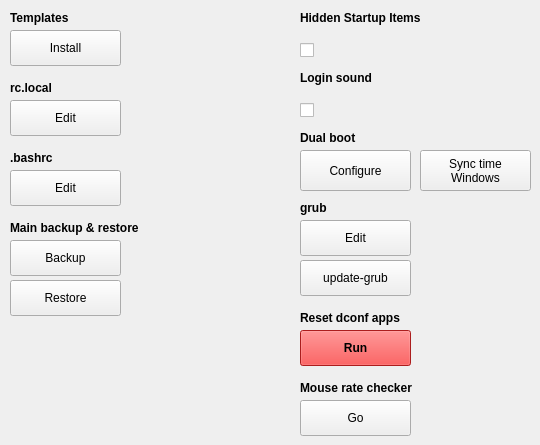
      <widget class="QWidget" name="tab_7">
       <attribute name="title">
        <string>Extras</string>
       </attribute>
       <widget class="QPushButton" name="installTemplatesButton">
        <property name="geometry">
         <rect>
          <x>10</x>
          <y>30</y>
          <width>111</width>
          <height>36</height>
         </rect>
        </property>
        <property name="whatsThis">
         <string/>
        </property>
        <property name="text">
         <string>Install</string>
        </property>
        <property name="iconSize">
         <size>
          <width>30</width>
          <height>30</height>
         </size>
        </property>
        <property name="shortcut">
         <string/>
        </property>
        <property name="checkable">
         <bool>false</bool>
        </property>
       </widget>
       <widget class="QLabel" name="label_5">
        <property name="geometry">
         <rect>
          <x>10</x>
          <y>10</y>
          <width>211</width>
          <height>16</height>
         </rect>
        </property>
        <property name="font">
         <font>
          <weight>75</weight>
          <bold>true</bold>
         </font>
        </property>
        <property name="text">
         <string>Templates</string>
        </property>
       </widget>
       <widget class="QLabel" name="label_34">
        <property name="geometry">
         <rect>
          <x>300</x>
          <y>10</y>
          <width>231</width>
          <height>16</height>
         </rect>
        </property>
        <property name="font">
         <font>
          <weight>75</weight>
          <bold>true</bold>
         </font>
        </property>
        <property name="text">
         <string>Hidden Startup Items</string>
        </property>
       </widget>
       <widget class="QLabel" name="label_35">
        <property name="geometry">
         <rect>
          <x>300</x>
          <y>70</y>
          <width>231</width>
          <height>16</height>
         </rect>
        </property>
        <property name="font">
         <font>
          <weight>75</weight>
          <bold>true</bold>
         </font>
        </property>
        <property name="text">
         <string>Login sound</string>
        </property>
       </widget>
       <widget class="QPushButton" name="runGrubcustomizerButton">
        <property name="geometry">
         <rect>
          <x>300</x>
          <y>150</y>
          <width>111</width>
          <height>41</height>
         </rect>
        </property>
        <property name="whatsThis">
         <string>&lt;html&gt;&lt;head/&gt;&lt;body&gt;&lt;p&gt;Launches grub-customizer&lt;/p&gt;&lt;/body&gt;&lt;/html&gt;</string>
        </property>
        <property name="text">
         <string>Configure</string>
        </property>
        <property name="iconSize">
         <size>
          <width>30</width>
          <height>30</height>
         </size>
        </property>
        <property name="shortcut">
         <string/>
        </property>
        <property name="checkable">
         <bool>false</bool>
        </property>
       </widget>
       <widget class="QLabel" name="label_32">
        <property name="geometry">
         <rect>
          <x>300</x>
          <y>130</y>
          <width>141</width>
          <height>16</height>
         </rect>
        </property>
        <property name="font">
         <font>
          <weight>75</weight>
          <bold>true</bold>
         </font>
        </property>
        <property name="text">
         <string>Dual boot</string>
        </property>
       </widget>
       <widget class="QLabel" name="label_37">
        <property name="geometry">
         <rect>
          <x>10</x>
          <y>220</y>
          <width>221</width>
          <height>16</height>
         </rect>
        </property>
        <property name="font">
         <font>
          <weight>75</weight>
          <bold>true</bold>
         </font>
        </property>
        <property name="text">
         <string>Main backup &amp; restore</string>
        </property>
       </widget>
       <widget class="QPushButton" name="openMainBackupButton">
        <property name="geometry">
         <rect>
          <x>10</x>
          <y>240</y>
          <width>111</width>
          <height>36</height>
         </rect>
        </property>
        <property name="toolTip">
         <string>&lt;html&gt;&lt;head/&gt;&lt;body&gt;&lt;p&gt;Files on Main backup:&lt;/p&gt;&lt;p&gt;sources.list.d&lt;/p&gt;&lt;p&gt;sources.list&lt;/p&gt;&lt;p&gt;sudoers.d&lt;/p&gt;&lt;p&gt;hosts&lt;/p&gt;&lt;p&gt;sudoers&lt;/p&gt;&lt;p&gt;templates&lt;/p&gt;&lt;p&gt;rc.local&lt;/p&gt;&lt;/body&gt;&lt;/html&gt;</string>
        </property>
        <property name="whatsThis">
         <string>&lt;html&gt;&lt;head/&gt;&lt;body&gt;&lt;p&gt;Each time you push, sources.list, sudoers and templates are copied on a folder, then you can restore them. This is ok if you want to return after crash.&lt;/p&gt;&lt;/body&gt;&lt;/html&gt;</string>
        </property>
        <property name="text">
         <string>Backup</string>
        </property>
        <property name="iconSize">
         <size>
          <width>30</width>
          <height>30</height>
         </size>
        </property>
        <property name="shortcut">
         <string/>
        </property>
        <property name="checkable">
         <bool>false</bool>
        </property>
       </widget>
       <widget class="QPushButton" name="openMainRestoreButton">
        <property name="geometry">
         <rect>
          <x>10</x>
          <y>280</y>
          <width>111</width>
          <height>36</height>
         </rect>
        </property>
        <property name="whatsThis">
         <string/>
        </property>
        <property name="text">
         <string>Restore</string>
        </property>
        <property name="iconSize">
         <size>
          <width>30</width>
          <height>30</height>
         </size>
        </property>
        <property name="shortcut">
         <string/>
        </property>
        <property name="checkable">
         <bool>false</bool>
        </property>
       </widget>
       <widget class="QPushButton" name="openRCLocalButton">
        <property name="geometry">
         <rect>
          <x>10</x>
          <y>100</y>
          <width>111</width>
          <height>36</height>
         </rect>
        </property>
        <property name="whatsThis">
         <string/>
        </property>
        <property name="text">
         <string>Edit</string>
        </property>
        <property name="iconSize">
         <size>
          <width>30</width>
          <height>30</height>
         </size>
        </property>
        <property name="shortcut">
         <string/>
        </property>
        <property name="checkable">
         <bool>false</bool>
        </property>
       </widget>
       <widget class="QLabel" name="label_48">
        <property name="geometry">
         <rect>
          <x>10</x>
          <y>80</y>
          <width>141</width>
          <height>16</height>
         </rect>
        </property>
        <property name="font">
         <font>
          <weight>75</weight>
          <bold>true</bold>
         </font>
        </property>
        <property name="toolTip">
         <string>&lt;html&gt;&lt;head/&gt;&lt;body&gt;&lt;p&gt;&lt;span style=&quot; font-weight:400;&quot;&gt;Is for use by the system administrator. It is traditionally executed after all the normal system services are started, at the end of the process of switching to a multiuser runlevel. You might use it to start a custom service.&lt;/span&gt;&lt;/p&gt;&lt;/body&gt;&lt;/html&gt;</string>
        </property>
        <property name="whatsThis">
         <string>&lt;html&gt;&lt;head/&gt;&lt;body&gt;&lt;p&gt;&lt;br/&gt;&lt;/p&gt;&lt;/body&gt;&lt;/html&gt;</string>
        </property>
        <property name="text">
         <string>rc.local</string>
        </property>
       </widget>
       <widget class="QLabel" name="label_51">
        <property name="geometry">
         <rect>
          <x>300</x>
          <y>310</y>
          <width>221</width>
          <height>16</height>
         </rect>
        </property>
        <property name="font">
         <font>
          <weight>75</weight>
          <bold>true</bold>
         </font>
        </property>
        <property name="text">
         <string>Reset dconf apps</string>
        </property>
       </widget>
       <widget class="QPushButton" name="resetDconf">
        <property name="geometry">
         <rect>
          <x>300</x>
          <y>330</y>
          <width>111</width>
          <height>36</height>
         </rect>
        </property>
        <property name="palette">
         <palette>
          <active>
           <colorrole role="WindowText">
            <brush brushstyle="SolidPattern">
             <color alpha="255">
              <red>0</red>
              <green>0</green>
              <blue>0</blue>
             </color>
            </brush>
           </colorrole>
           <colorrole role="Button">
            <brush brushstyle="SolidPattern">
             <color alpha="255">
              <red>239</red>
              <green>41</green>
              <blue>41</blue>
             </color>
            </brush>
           </colorrole>
           <colorrole role="Light">
            <brush brushstyle="SolidPattern">
             <color alpha="255">
              <red>255</red>
              <green>147</green>
              <blue>147</blue>
             </color>
            </brush>
           </colorrole>
           <colorrole role="Midlight">
            <brush brushstyle="SolidPattern">
             <color alpha="255">
              <red>247</red>
              <green>94</green>
              <blue>94</blue>
             </color>
            </brush>
           </colorrole>
           <colorrole role="Dark">
            <brush brushstyle="SolidPattern">
             <color alpha="255">
              <red>119</red>
              <green>20</green>
              <blue>20</blue>
             </color>
            </brush>
           </colorrole>
           <colorrole role="Mid">
            <brush brushstyle="SolidPattern">
             <color alpha="255">
              <red>159</red>
              <green>27</green>
              <blue>27</blue>
             </color>
            </brush>
           </colorrole>
           <colorrole role="Text">
            <brush brushstyle="SolidPattern">
             <color alpha="255">
              <red>0</red>
              <green>0</green>
              <blue>0</blue>
             </color>
            </brush>
           </colorrole>
           <colorrole role="BrightText">
            <brush brushstyle="SolidPattern">
             <color alpha="255">
              <red>255</red>
              <green>255</green>
              <blue>255</blue>
             </color>
            </brush>
           </colorrole>
           <colorrole role="ButtonText">
            <brush brushstyle="SolidPattern">
             <color alpha="255">
              <red>0</red>
              <green>0</green>
              <blue>0</blue>
             </color>
            </brush>
           </colorrole>
           <colorrole role="Base">
            <brush brushstyle="SolidPattern">
             <color alpha="255">
              <red>255</red>
              <green>255</green>
              <blue>255</blue>
             </color>
            </brush>
           </colorrole>
           <colorrole role="Window">
            <brush brushstyle="SolidPattern">
             <color alpha="255">
              <red>239</red>
              <green>41</green>
              <blue>41</blue>
             </color>
            </brush>
           </colorrole>
           <colorrole role="Shadow">
            <brush brushstyle="SolidPattern">
             <color alpha="255">
              <red>0</red>
              <green>0</green>
              <blue>0</blue>
             </color>
            </brush>
           </colorrole>
           <colorrole role="AlternateBase">
            <brush brushstyle="SolidPattern">
             <color alpha="255">
              <red>247</red>
              <green>148</green>
              <blue>148</blue>
             </color>
            </brush>
           </colorrole>
           <colorrole role="ToolTipBase">
            <brush brushstyle="SolidPattern">
             <color alpha="255">
              <red>255</red>
              <green>255</green>
              <blue>220</blue>
             </color>
            </brush>
           </colorrole>
           <colorrole role="ToolTipText">
            <brush brushstyle="SolidPattern">
             <color alpha="255">
              <red>0</red>
              <green>0</green>
              <blue>0</blue>
             </color>
            </brush>
           </colorrole>
          </active>
          <inactive>
           <colorrole role="WindowText">
            <brush brushstyle="SolidPattern">
             <color alpha="255">
              <red>0</red>
              <green>0</green>
              <blue>0</blue>
             </color>
            </brush>
           </colorrole>
           <colorrole role="Button">
            <brush brushstyle="SolidPattern">
             <color alpha="255">
              <red>239</red>
              <green>41</green>
              <blue>41</blue>
             </color>
            </brush>
           </colorrole>
           <colorrole role="Light">
            <brush brushstyle="SolidPattern">
             <color alpha="255">
              <red>255</red>
              <green>147</green>
              <blue>147</blue>
             </color>
            </brush>
           </colorrole>
           <colorrole role="Midlight">
            <brush brushstyle="SolidPattern">
             <color alpha="255">
              <red>247</red>
              <green>94</green>
              <blue>94</blue>
             </color>
            </brush>
           </colorrole>
           <colorrole role="Dark">
            <brush brushstyle="SolidPattern">
             <color alpha="255">
              <red>119</red>
              <green>20</green>
              <blue>20</blue>
             </color>
            </brush>
           </colorrole>
           <colorrole role="Mid">
            <brush brushstyle="SolidPattern">
             <color alpha="255">
              <red>159</red>
              <green>27</green>
              <blue>27</blue>
             </color>
            </brush>
           </colorrole>
           <colorrole role="Text">
            <brush brushstyle="SolidPattern">
             <color alpha="255">
              <red>0</red>
              <green>0</green>
              <blue>0</blue>
             </color>
            </brush>
           </colorrole>
           <colorrole role="BrightText">
            <brush brushstyle="SolidPattern">
             <color alpha="255">
              <red>255</red>
              <green>255</green>
              <blue>255</blue>
             </color>
            </brush>
           </colorrole>
           <colorrole role="ButtonText">
            <brush brushstyle="SolidPattern">
             <color alpha="255">
              <red>0</red>
              <green>0</green>
              <blue>0</blue>
             </color>
            </brush>
           </colorrole>
           <colorrole role="Base">
            <brush brushstyle="SolidPattern">
             <color alpha="255">
              <red>255</red>
              <green>255</green>
              <blue>255</blue>
             </color>
            </brush>
           </colorrole>
           <colorrole role="Window">
            <brush brushstyle="SolidPattern">
             <color alpha="255">
              <red>239</red>
              <green>41</green>
              <blue>41</blue>
             </color>
            </brush>
           </colorrole>
           <colorrole role="Shadow">
            <brush brushstyle="SolidPattern">
             <color alpha="255">
              <red>0</red>
              <green>0</green>
              <blue>0</blue>
             </color>
            </brush>
           </colorrole>
           <colorrole role="AlternateBase">
            <brush brushstyle="SolidPattern">
             <color alpha="255">
              <red>247</red>
              <green>148</green>
              <blue>148</blue>
             </color>
            </brush>
           </colorrole>
           <colorrole role="ToolTipBase">
            <brush brushstyle="SolidPattern">
             <color alpha="255">
              <red>255</red>
              <green>255</green>
              <blue>220</blue>
             </color>
            </brush>
           </colorrole>
           <colorrole role="ToolTipText">
            <brush brushstyle="SolidPattern">
             <color alpha="255">
              <red>0</red>
              <green>0</green>
              <blue>0</blue>
             </color>
            </brush>
           </colorrole>
          </inactive>
          <disabled>
           <colorrole role="WindowText">
            <brush brushstyle="SolidPattern">
             <color alpha="255">
              <red>119</red>
              <green>20</green>
              <blue>20</blue>
             </color>
            </brush>
           </colorrole>
           <colorrole role="Button">
            <brush brushstyle="SolidPattern">
             <color alpha="255">
              <red>239</red>
              <green>41</green>
              <blue>41</blue>
             </color>
            </brush>
           </colorrole>
           <colorrole role="Light">
            <brush brushstyle="SolidPattern">
             <color alpha="255">
              <red>255</red>
              <green>147</green>
              <blue>147</blue>
             </color>
            </brush>
           </colorrole>
           <colorrole role="Midlight">
            <brush brushstyle="SolidPattern">
             <color alpha="255">
              <red>247</red>
              <green>94</green>
              <blue>94</blue>
             </color>
            </brush>
           </colorrole>
           <colorrole role="Dark">
            <brush brushstyle="SolidPattern">
             <color alpha="255">
              <red>119</red>
              <green>20</green>
              <blue>20</blue>
             </color>
            </brush>
           </colorrole>
           <colorrole role="Mid">
            <brush brushstyle="SolidPattern">
             <color alpha="255">
              <red>159</red>
              <green>27</green>
              <blue>27</blue>
             </color>
            </brush>
           </colorrole>
           <colorrole role="Text">
            <brush brushstyle="SolidPattern">
             <color alpha="255">
              <red>119</red>
              <green>20</green>
              <blue>20</blue>
             </color>
            </brush>
           </colorrole>
           <colorrole role="BrightText">
            <brush brushstyle="SolidPattern">
             <color alpha="255">
              <red>255</red>
              <green>255</green>
              <blue>255</blue>
             </color>
            </brush>
           </colorrole>
           <colorrole role="ButtonText">
            <brush brushstyle="SolidPattern">
             <color alpha="255">
              <red>119</red>
              <green>20</green>
              <blue>20</blue>
             </color>
            </brush>
           </colorrole>
           <colorrole role="Base">
            <brush brushstyle="SolidPattern">
             <color alpha="255">
              <red>239</red>
              <green>41</green>
              <blue>41</blue>
             </color>
            </brush>
           </colorrole>
           <colorrole role="Window">
            <brush brushstyle="SolidPattern">
             <color alpha="255">
              <red>239</red>
              <green>41</green>
              <blue>41</blue>
             </color>
            </brush>
           </colorrole>
           <colorrole role="Shadow">
            <brush brushstyle="SolidPattern">
             <color alpha="255">
              <red>0</red>
              <green>0</green>
              <blue>0</blue>
             </color>
            </brush>
           </colorrole>
           <colorrole role="AlternateBase">
            <brush brushstyle="SolidPattern">
             <color alpha="255">
              <red>239</red>
              <green>41</green>
              <blue>41</blue>
             </color>
            </brush>
           </colorrole>
           <colorrole role="ToolTipBase">
            <brush brushstyle="SolidPattern">
             <color alpha="255">
              <red>255</red>
              <green>255</green>
              <blue>220</blue>
             </color>
            </brush>
           </colorrole>
           <colorrole role="ToolTipText">
            <brush brushstyle="SolidPattern">
             <color alpha="255">
              <red>0</red>
              <green>0</green>
              <blue>0</blue>
             </color>
            </brush>
           </colorrole>
          </disabled>
         </palette>
        </property>
        <property name="font">
         <font>
          <weight>75</weight>
          <bold>true</bold>
          <stylestrategy>PreferDefault</stylestrategy>
         </font>
        </property>
        <property name="toolTip">
         <string>&lt;html&gt;&lt;head/&gt;&lt;body&gt;&lt;p&gt;&lt;span style=&quot; font-weight:400;&quot;&gt;Dangerous!! Push only if you know what are you doing&lt;/span&gt;&lt;/p&gt;&lt;/body&gt;&lt;/html&gt;</string>
        </property>
        <property name="whatsThis">
         <string>&lt;html&gt;&lt;head/&gt;&lt;body&gt;&lt;p&gt;&lt;br/&gt;&lt;/p&gt;&lt;/body&gt;&lt;/html&gt;</string>
        </property>
        <property name="text">
         <string>Run</string>
        </property>
        <property name="iconSize">
         <size>
          <width>30</width>
          <height>30</height>
         </size>
        </property>
        <property name="shortcut">
         <string/>
        </property>
        <property name="checkable">
         <bool>false</bool>
        </property>
       </widget>
       <widget class="QCheckBox" name="checkBoxHiddenStartupItems">
        <property name="geometry">
         <rect>
          <x>300</x>
          <y>30</y>
          <width>51</width>
          <height>41</height>
         </rect>
        </property>
        <property name="styleSheet">
         <string notr="true"/>
        </property>
        <property name="text">
         <string/>
        </property>
        <property name="iconSize">
         <size>
          <width>16</width>
          <height>16</height>
         </size>
        </property>
        <property name="tristate">
         <bool>false</bool>
        </property>
       </widget>
       <widget class="QCheckBox" name="checkBoxLoginSound">
        <property name="enabled">
         <bool>true</bool>
        </property>
        <property name="geometry">
         <rect>
          <x>300</x>
          <y>90</y>
          <width>51</width>
          <height>41</height>
         </rect>
        </property>
        <property name="styleSheet">
         <string notr="true"/>
        </property>
        <property name="text">
         <string/>
        </property>
        <property name="iconSize">
         <size>
          <width>16</width>
          <height>16</height>
         </size>
        </property>
        <property name="tristate">
         <bool>false</bool>
        </property>
       </widget>
       <widget class="QPushButton" name="goMouseRateCheckerButton">
        <property name="geometry">
         <rect>
          <x>300</x>
          <y>400</y>
          <width>111</width>
          <height>36</height>
         </rect>
        </property>
        <property name="whatsThis">
         <string>&lt;html&gt;&lt;head/&gt;&lt;body&gt;&lt;p&gt;Launches grub-customizer&lt;/p&gt;&lt;/body&gt;&lt;/html&gt;</string>
        </property>
        <property name="text">
         <string>Go</string>
        </property>
        <property name="iconSize">
         <size>
          <width>30</width>
          <height>30</height>
         </size>
        </property>
        <property name="shortcut">
         <string/>
        </property>
        <property name="checkable">
         <bool>false</bool>
        </property>
       </widget>
       <widget class="QLabel" name="label_33">
        <property name="geometry">
         <rect>
          <x>300</x>
          <y>380</y>
          <width>141</width>
          <height>16</height>
         </rect>
        </property>
        <property name="font">
         <font>
          <weight>75</weight>
          <bold>true</bold>
         </font>
        </property>
        <property name="text">
         <string>Mouse rate checker</string>
        </property>
       </widget>
       <widget class="QLabel" name="label_64">
        <property name="geometry">
         <rect>
          <x>300</x>
          <y>200</y>
          <width>141</width>
          <height>16</height>
         </rect>
        </property>
        <property name="font">
         <font>
          <weight>75</weight>
          <bold>true</bold>
         </font>
        </property>
        <property name="toolTip">
         <string>&lt;html&gt;&lt;head/&gt;&lt;body&gt;&lt;p&gt;&lt;span style=&quot; font-weight:400;&quot;&gt;Apt uses this file to lists the 'sources' from which packages can be obtained.&lt;/span&gt;&lt;/p&gt;&lt;/body&gt;&lt;/html&gt;</string>
        </property>
        <property name="text">
         <string>grub</string>
        </property>
       </widget>
       <widget class="QPushButton" name="editGrubButton">
        <property name="geometry">
         <rect>
          <x>300</x>
          <y>220</y>
          <width>111</width>
          <height>36</height>
         </rect>
        </property>
        <property name="whatsThis">
         <string/>
        </property>
        <property name="text">
         <string>Edit</string>
        </property>
        <property name="iconSize">
         <size>
          <width>30</width>
          <height>30</height>
         </size>
        </property>
        <property name="shortcut">
         <string/>
        </property>
        <property name="checkable">
         <bool>false</bool>
        </property>
       </widget>
       <widget class="QPushButton" name="updateGrubButton">
        <property name="geometry">
         <rect>
          <x>300</x>
          <y>260</y>
          <width>111</width>
          <height>36</height>
         </rect>
        </property>
        <property name="whatsThis">
         <string/>
        </property>
        <property name="text">
         <string>update-grub</string>
        </property>
        <property name="iconSize">
         <size>
          <width>30</width>
          <height>30</height>
         </size>
        </property>
        <property name="shortcut">
         <string/>
        </property>
        <property name="checkable">
         <bool>false</bool>
        </property>
       </widget>
       <widget class="QPushButton" name="runSyncTime">
        <property name="geometry">
         <rect>
          <x>420</x>
          <y>150</y>
          <width>111</width>
          <height>41</height>
         </rect>
        </property>
        <property name="whatsThis">
         <string>&lt;html&gt;&lt;head/&gt;&lt;body&gt;&lt;p&gt;Launches grub-customizer&lt;/p&gt;&lt;/body&gt;&lt;/html&gt;</string>
        </property>
        <property name="text">
         <string>Sync time
Windows</string>
        </property>
        <property name="iconSize">
         <size>
          <width>30</width>
          <height>30</height>
         </size>
        </property>
        <property name="shortcut">
         <string/>
        </property>
        <property name="checkable">
         <bool>false</bool>
        </property>
       </widget>
       <widget class="QLabel" name="label_49">
        <property name="geometry">
         <rect>
          <x>10</x>
          <y>150</y>
          <width>141</width>
          <height>16</height>
         </rect>
        </property>
        <property name="font">
         <font>
          <weight>75</weight>
          <bold>true</bold>
         </font>
        </property>
        <property name="toolTip">
         <string>&lt;html&gt;&lt;head/&gt;&lt;body&gt;&lt;p&gt;&lt;span style=&quot; font-weight:400;&quot;&gt;Is for use by the system administrator. It is traditionally executed after all the normal system services are started, at the end of the process of switching to a multiuser runlevel. You might use it to start a custom service.&lt;/span&gt;&lt;/p&gt;&lt;/body&gt;&lt;/html&gt;</string>
        </property>
        <property name="whatsThis">
         <string>&lt;html&gt;&lt;head/&gt;&lt;body&gt;&lt;p&gt;&lt;br/&gt;&lt;/p&gt;&lt;/body&gt;&lt;/html&gt;</string>
        </property>
        <property name="text">
         <string>.bashrc</string>
        </property>
       </widget>
       <widget class="QPushButton" name="openBashRCButton">
        <property name="geometry">
         <rect>
          <x>10</x>
          <y>170</y>
          <width>111</width>
          <height>36</height>
         </rect>
        </property>
        <property name="whatsThis">
         <string/>
        </property>
        <property name="text">
         <string>Edit</string>
        </property>
        <property name="iconSize">
         <size>
          <width>30</width>
          <height>30</height>
         </size>
        </property>
        <property name="shortcut">
         <string/>
        </property>
        <property name="checkable">
         <bool>false</bool>
        </property>
       </widget>
       <zorder>installTemplatesButton</zorder>
       <zorder>label_5</zorder>
       <zorder>label_34</zorder>
       <zorder>label_35</zorder>
       <zorder>runGrubcustomizerButton</zorder>
       <zorder>label_32</zorder>
       <zorder>label_37</zorder>
       <zorder>openMainRestoreButton</zorder>
       <zorder>openRCLocalButton</zorder>
       <zorder>label_48</zorder>
       <zorder>label_51</zorder>
       <zorder>resetDconf</zorder>
       <zorder>checkBoxHiddenStartupItems</zorder>
       <zorder>checkBoxLoginSound</zorder>
       <zorder>goMouseRateCheckerButton</zorder>
       <zorder>label_33</zorder>
       <zorder>label_64</zorder>
       <zorder>editGrubButton</zorder>
       <zorder>updateGrubButton</zorder>
       <zorder>runSyncTime</zorder>
       <zorder>openMainBackupButton</zorder>
       <zorder>label_49</zorder>
       <zorder>openBashRCButton</zorder>
      </widget>
